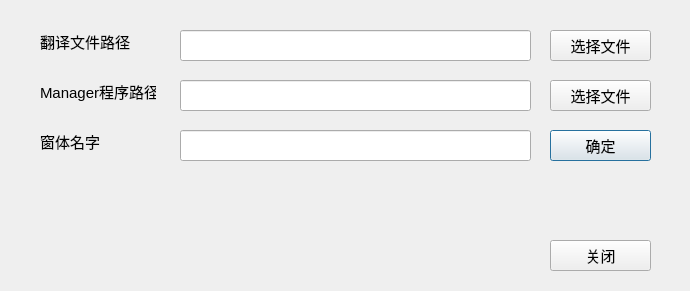
<?xml version="1.0" encoding="UTF-8"?>
<ui version="4.0">
 <class>SettingDialogClass</class>
 <widget class="QDialog" name="SettingDialogClass">
  <property name="geometry">
   <rect>
    <x>0</x>
    <y>0</y>
    <width>690</width>
    <height>291</height>
   </rect>
  </property>
  <property name="windowTitle">
   <string>配置文件路径</string>
  </property>
  <widget class="QPushButton" name="btnFrameName">
   <property name="geometry">
    <rect>
     <x>550</x>
     <y>130</y>
     <width>101</width>
     <height>31</height>
    </rect>
   </property>
   <property name="font">
    <font>
     <pointsize>11</pointsize>
    </font>
   </property>
   <property name="text">
    <string>确定</string>
   </property>
  </widget>
  <widget class="QLabel" name="label_3">
   <property name="geometry">
    <rect>
     <x>40</x>
     <y>130</y>
     <width>116</width>
     <height>23</height>
    </rect>
   </property>
   <property name="font">
    <font>
     <pointsize>11</pointsize>
    </font>
   </property>
   <property name="text">
    <string>窗体名字</string>
   </property>
  </widget>
  <widget class="QLineEdit" name="editFrameName">
   <property name="geometry">
    <rect>
     <x>180</x>
     <y>130</y>
     <width>351</width>
     <height>31</height>
    </rect>
   </property>
  </widget>
  <widget class="QLabel" name="label">
   <property name="geometry">
    <rect>
     <x>40</x>
     <y>30</y>
     <width>116</width>
     <height>23</height>
    </rect>
   </property>
   <property name="font">
    <font>
     <pointsize>11</pointsize>
    </font>
   </property>
   <property name="text">
    <string>翻译文件路径</string>
   </property>
  </widget>
  <widget class="QLabel" name="label_2">
   <property name="geometry">
    <rect>
     <x>40</x>
     <y>80</y>
     <width>116</width>
     <height>23</height>
    </rect>
   </property>
   <property name="font">
    <font>
     <pointsize>11</pointsize>
    </font>
   </property>
   <property name="text">
    <string>Manager程序路径</string>
   </property>
  </widget>
  <widget class="QLineEdit" name="editDynaPath">
   <property name="geometry">
    <rect>
     <x>180</x>
     <y>80</y>
     <width>351</width>
     <height>31</height>
    </rect>
   </property>
  </widget>
  <widget class="QLineEdit" name="editTsPath">
   <property name="geometry">
    <rect>
     <x>180</x>
     <y>30</y>
     <width>351</width>
     <height>31</height>
    </rect>
   </property>
  </widget>
  <widget class="QPushButton" name="btnTs">
   <property name="geometry">
    <rect>
     <x>550</x>
     <y>30</y>
     <width>101</width>
     <height>31</height>
    </rect>
   </property>
   <property name="font">
    <font>
     <pointsize>11</pointsize>
    </font>
   </property>
   <property name="text">
    <string>选择文件</string>
   </property>
  </widget>
  <widget class="QPushButton" name="btnDyna">
   <property name="geometry">
    <rect>
     <x>550</x>
     <y>80</y>
     <width>101</width>
     <height>31</height>
    </rect>
   </property>
   <property name="font">
    <font>
     <pointsize>11</pointsize>
    </font>
   </property>
   <property name="text">
    <string>选择文件</string>
   </property>
  </widget>
  <widget class="QPushButton" name="btnClose">
   <property name="geometry">
    <rect>
     <x>550</x>
     <y>240</y>
     <width>101</width>
     <height>31</height>
    </rect>
   </property>
   <property name="font">
    <font>
     <pointsize>11</pointsize>
    </font>
   </property>
   <property name="text">
    <string>关闭</string>
   </property>
  </widget>
 </widget>
 <resources/>
 <connections/>
</ui>
